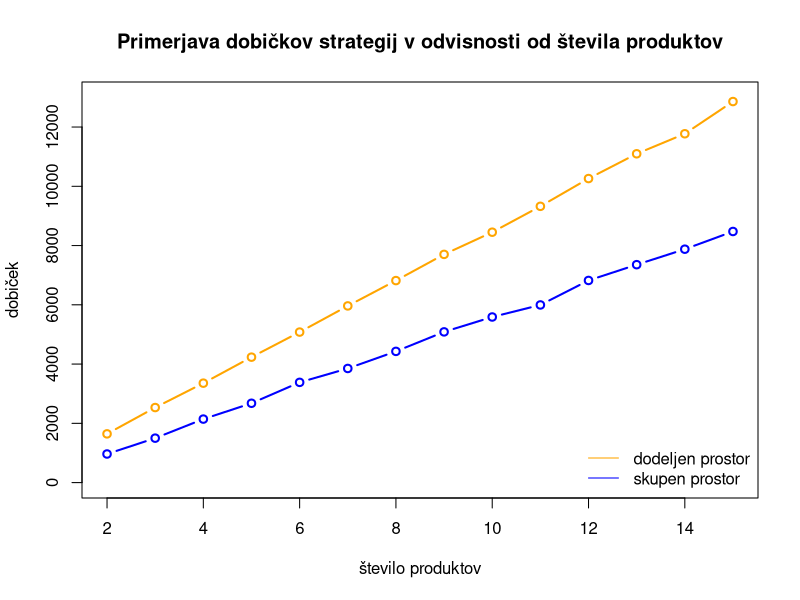
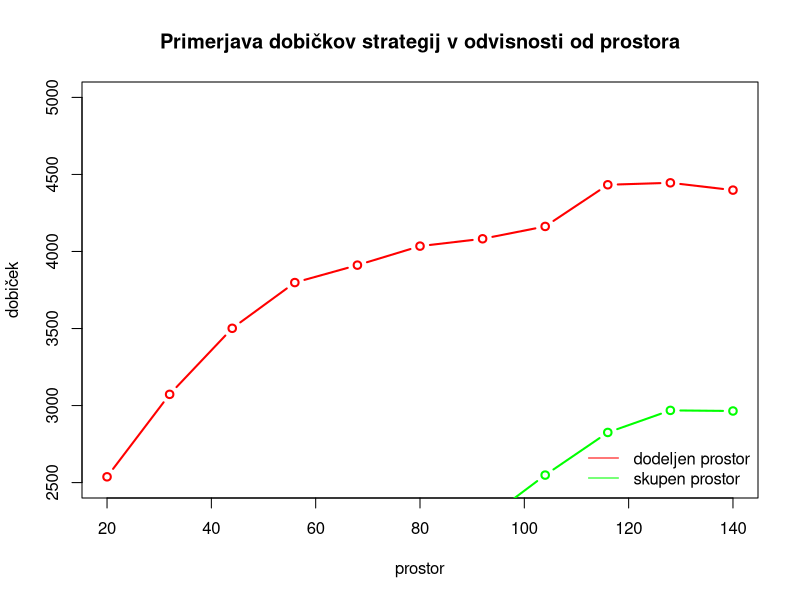

Reproduce these figures in R, in order.
require(reshape2)

st_produktov <- c(2:15)
C <- c(20.0, 32.0, 44.0, 56.0, 68.0, 80.0, 92.0, 104.0, 116.0, 128.0, 140.0)

povprecja_ds2 <- c(1570.4492053618771, 2594.0359927099594, 3312.7105366827827, 4165.512177465852, 5008.286648521151, 6019.373105010036, 6862.542727763537, 7771.1027920611905, 8233.333423108286, 9197.708207762675, 10328.078587034914, 11250.349882205286, 11641.207568570257, 12805.595715579124)
povprecja_ss2 <- c(914.1135052619471, 1515.5968932896749, 2082.353586581799, 2615.373000279465, 3400.076665979961, 3868.9451976764976, 4410.00945935456, 5116.067281899035, 5452.532912760001, 5752.143734433003, 7026.204444453788, 7599.368274323282, 7817.536072551987, 8436.661590499965)
povprecja_ds1 <- c(1719.1577306426695, 2472.1589359134377, 3399.167555096737, 4301.6845003199205, 5151.687498659725, 5906.5840465452175, 6773.21167930758, 7632.9892980918285, 8668.140869084396, 9450.588406396502, 10194.911349246117, 10944.232618969745, 11905.037689614675, 12915.327958299991)
povprecja_ss1 <- c(1016.2279002524145, 1484.1531737692326, 2204.6881729037987, 2739.0833039238764, 3365.982737104273, 3834.712505158931, 4447.288237539012, 5057.3628386094415, 5725.604341943888, 6238.999651653176, 6618.049730456601, 7109.921399522913, 7936.699208152525, 8513.192172812242)

povprecja_ds <- (povprecja_ds1 + povprecja_ds2)/2
povprecja_ss <- (povprecja_ss1 + povprecja_ss2)/2

prostor_ds <- c(2537.5245386934757, 3072.770704738585, 3501.448026972073, 3798.2808305709823, 3911.382635973741, 4034.8021775368406, 4082.425167439962, 4162.58025316439, 4433.059452144997, 4445.669129261109, 4398.244969231403) 
prostor_ss <- c(921.0312488957906, 1082.3619069709737, 1288.474736955253, 1604.5781398041308, 1775.550692910966, 2012.9074631754813, 2244.3210946441754, 2548.696103405482, 2825.3627029252766, 2968.6814084546377, 2964.7052280564503)

povprecja <- data.frame(st_produktov, povprecja_ds, povprecja_ss)
colnames(povprecja) <- c('st','ds','ss')

poraba <- data.frame(C, prostor_ds, prostor_ss)
colnames(poraba) <- c('C','ds','ss')

plot(povprecja$st, povprecja$ds, 'b', 
     main = 'Primerjava dobičkov strategij v odvisnosti od števila produktov',
     xlab = 'število produktov',
     ylab = 'dobiček',
     ylim = c(0,13000),
     col = 'orange',
     lwd = 2)
lines(povprecja$st, povprecja$ss, 'b', #add = TRUE,
     col = 'blue',
     lwd = 2)
legend('bottomright', 
       legend = c('dodeljen prostor', 'skupen prostor'),
       col = c('orange', 'blue'),
       lwd = 1:1,
       bty = 'n')

plot(poraba$C, poraba$ds, 'b', 
     main = 'Primerjava dobičkov strategij v odvisnosti od prostora',
     xlab = 'prostor',
     ylab = 'dobiček',
     col = 'red',
     lwd = 2,
     ylim=c(2500, 5000))
lines(poraba$C, poraba$ss, 'b', add = TRUE,
      col = 'green',
      lwd = 2)
legend('bottomright', 
       legend = c('dodeljen prostor', 'skupen prostor'),
       col = c('red', 'green'),
       lwd = 1:1,
       bty = 'n')

